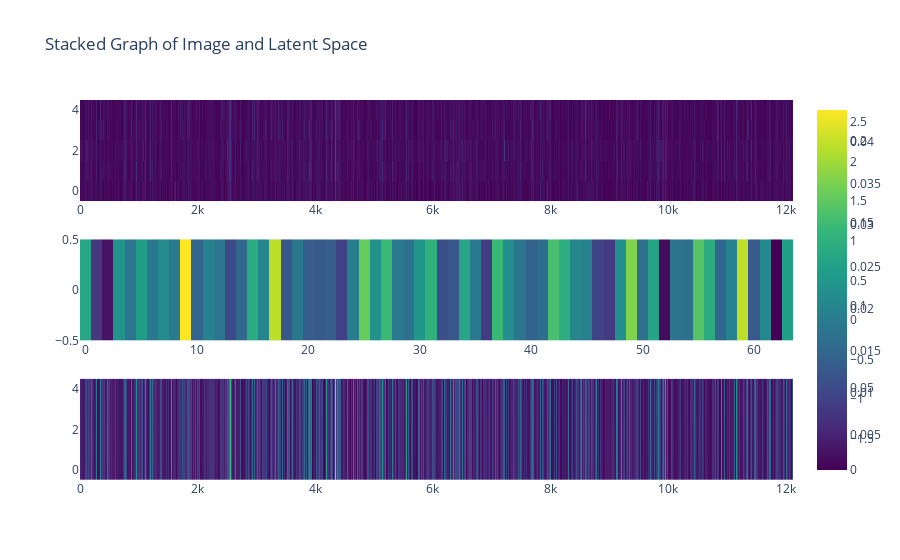

The notebook cell saved with this chart:
### Code cell
e_ = e[0]  
z_ = z[0].reshape(1, -1) 
decoded_ = decoded[0]  



# Create subplot grid with vertical stacking
fig = sp.make_subplots(rows=3, cols=1, shared_xaxes=False, vertical_spacing=0.1)

# Add the original image as a heatmap-like plot
heatmap_trace1 = go.Heatmap(z=e_, colorscale='viridis')
fig.add_trace(heatmap_trace1, row=1, col=1)

# Add the latent representation as a heatmap-like plot
tensor_reshaped = z.reshape(1, -1)
heatmap_trace2 = go.Heatmap(z=z_, colorscale='viridis')
fig.add_trace(heatmap_trace2, row=2, col=1)

# Add the decoded image as a heatmap-like plot
heatmap_trace3 = go.Heatmap(z=decoded_, colorscale='viridis')
fig.add_trace(heatmap_trace3, row=3, col=1)

# Update layout
fig.update_layout(title='Stacked Graph of Image and Latent Space', showlegend=False)

# Update x-axis labels
#fig.update_xaxes(title_text='genes (normalized)', row=1, col=1)
#fig.update_xaxes(title_text='latent representation', row=2, col=1)
#fig.update_xaxes(title_text='genes (normalized)', row=3, col=1)

# Update y-axis labels
#fig.update_yaxes(title_text='timestamps', row=1, col=1)
#fig.update_yaxes(title_text='latent representation', row=2, col=1)
#fig.update_yaxes(title_text='timestamps', row=3, col=1)

fig.show()

### Figure 1 — Plotly figure (JSON) as saved in the notebook; plotly's stock layout.template omitted (floating-point values rounded to 4 significant figures; data arrays with more than 128 entries replaced by an {"elided": "..."} marker saying what was removed)
{"data": [{"colorscale": [[0, "#440154"], [0.1111, "#482878"], [0.2222, "#3e4989"], [0.3333, "#31688e"], [0.4444, "#26828e"], [0.5556, "#1f9e89"], [0.6667, "#35b779"], [0.7778, "#6ece58"], [0.8889, "#b5de2b"], [1, "#fde725"]], "type": "heatmap", "xaxis": "x", "yaxis": "y", "z": {"elided": "5x12121 float values"}}, {"colorscale": [[0, "#440154"], [0.1111, "#482878"], [0.2222, "#3e4989"], [0.3333, "#31688e"], [0.4444, "#26828e"], [0.5556, "#1f9e89"], [0.6667, "#35b779"], [0.7778, "#6ece58"], [0.8889, "#b5de2b"], [1, "#fde725"]], "type": "heatmap", "xaxis": "x2", "yaxis": "y2", "z": [[0.7899, -1.171, -1.667, 0.4269, -0.09886, 0.6176, -0.06107, 0.2709, -0.03074, 2.653, -0.4297, 0.1356, -0.1171, -0.8822, -0.3703, 0.894, 0.1829, 2.196, -0.6643, -0.06533, -0.5594, -0.6231, -0.5506, -0.9894, 0.02586, 1.573, 0.4206, 1.181, -0.03114, -0.1989, 0.4783, 0.9948, -0.7676, -0.637, 0.7833, -0.03418, -1.075, 1.183, 0.3348, -0.1158, -0.4713, -0.2853, 1.302, 0.9546, 0.2079, 0.09861, -0.9658, -1.114, 0.3553, 1.762, -0.2376, 0.7559, -1.757, -0.1509, -0.2004, 1.435, 0.9, -0.3917, 0.1317, 2.214, -0.623, 0.2328, -1.897, 0.6764]]}, {"colorscale": [[0, "#440154"], [0.1111, "#482878"], [0.2222, "#3e4989"], [0.3333, "#31688e"], [0.4444, "#26828e"], [0.5556, "#1f9e89"], [0.6667, "#35b779"], [0.7778, "#6ece58"], [0.8889, "#b5de2b"], [1, "#fde725"]], "type": "heatmap", "xaxis": "x3", "yaxis": "y3", "z": {"elided": "5x12121 float values"}}], "layout": {"showlegend": false, "title": {"text": "Stacked Graph of Image and Latent Space"}, "xaxis": {"anchor": "y", "domain": [0, 1]}, "xaxis2": {"anchor": "y2", "domain": [0, 1]}, "xaxis3": {"anchor": "y3", "domain": [0, 1]}, "yaxis": {"anchor": "x", "domain": [0.7333, 1]}, "yaxis2": {"anchor": "x2", "domain": [0.3667, 0.6333]}, "yaxis3": {"anchor": "x3", "domain": [0, 0.2667]}}}
